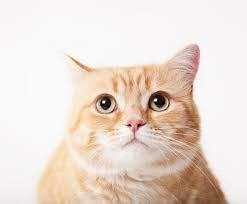
#> input picture cat.jpg, 247 x 204 px
$ python 'Edge detection.py'
#> lines starting #> are read from the running program, lines starting #| are printed output that depends on the picture
import cv2 as cv

img = cv.imread('cat.jpg')
#> img is the input picture: shape (204, 247, 3); mean B, G, R 210.7, 220.3, 233.5
gray = cv.cvtColor(img,cv.COLOR_BGR2GRAY)
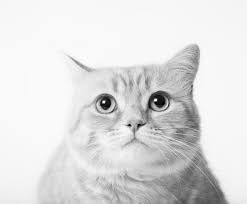
#> gray: shape (204, 247); min 0, max 255, mean 223.2

grad_x = cv.Sobel(gray,cv.CV_32F,1,0,ksize=3)
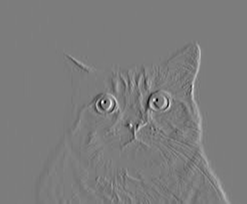
#> grad_x: shape (204, 247) float32; min -739, max 769, mean -0.1; drawn with min black and max white
grad_y = cv.Sobel(gray,cv.CV_32F,0,1,ksize=3)
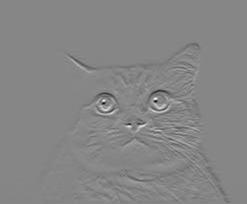
#> grad_y: shape (204, 247) float32; min -925, max 829, mean -2.7; drawn with min black and max white

sobel_x = cv.convertScaleAbs(grad_x)
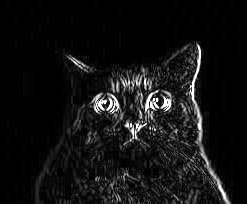
#> sobel_x: shape (204, 247); min 0, max 255, mean 18.3
sobel_y = cv.convertScaleAbs(grad_y)
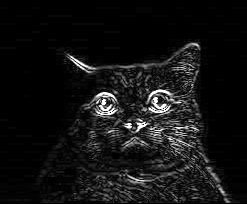
#> sobel_y: shape (204, 247); min 0, max 255, mean 18.5

edge_strength = cv.addWeighted(sobel_x,0.5,sobel_y,0.5,0)
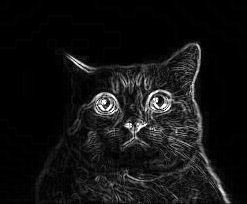
#> edge_strength: shape (204, 247); min 0, max 255, mean 18.4

cv.imshow('Original',gray)
cv.imshow('sobelx',sobel_x)
cv.imshow('sobely',sobel_y)
cv.imshow('edge strength',edge_strength)

cv.waitKey()
cv.destroyAllWindows()
